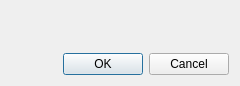
<?xml version="1.0" encoding="UTF-8"?>
<ui version="4.0">
 <class>GridRelatedCellConditionPropertyDialog</class>
 <widget class="QDialog" name="GridRelatedCellConditionPropertyDialog">
  <property name="geometry">
   <rect>
    <x>0</x>
    <y>0</y>
    <width>240</width>
    <height>86</height>
   </rect>
  </property>
  <property name="sizePolicy">
   <sizepolicy hsizetype="Maximum" vsizetype="Maximum">
    <horstretch>0</horstretch>
    <verstretch>0</verstretch>
   </sizepolicy>
  </property>
  <property name="windowTitle">
   <string>Dialog</string>
  </property>
  <layout class="QVBoxLayout" name="verticalLayout">
   <item>
    <widget class="ScalarsToColorsEditWidgetContainer" name="scalarsToColorsWidget" native="true"/>
   </item>
   <item>
    <widget class="TransparencyWidget" name="transparencyWidget" native="true"/>
   </item>
   <item>
    <spacer name="verticalSpacer">
     <property name="orientation">
      <enum>Qt::Vertical</enum>
     </property>
     <property name="sizeHint" stdset="0">
      <size>
       <width>20</width>
       <height>7</height>
      </size>
     </property>
    </spacer>
   </item>
   <item>
    <widget class="QDialogButtonBox" name="buttonBox">
     <property name="orientation">
      <enum>Qt::Horizontal</enum>
     </property>
     <property name="standardButtons">
      <set>QDialogButtonBox::Cancel|QDialogButtonBox::Ok</set>
     </property>
    </widget>
   </item>
  </layout>
 </widget>
 <customwidgets>
  <customwidget>
   <class>TransparencyWidget</class>
   <extends>QWidget</extends>
   <header>guibase/transparencywidget.h</header>
   <container>1</container>
  </customwidget>
  <customwidget>
   <class>ScalarsToColorsEditWidgetContainer</class>
   <extends>QWidget</extends>
   <header>scalarstocolors/scalarstocolorseditwidgetcontainer.h</header>
   <container>1</container>
  </customwidget>
 </customwidgets>
 <resources/>
 <connections>
  <connection>
   <sender>buttonBox</sender>
   <signal>accepted()</signal>
   <receiver>GridRelatedCellConditionPropertyDialog</receiver>
   <slot>accept()</slot>
   <hints>
    <hint type="sourcelabel">
     <x>214</x>
     <y>280</y>
    </hint>
    <hint type="destinationlabel">
     <x>157</x>
     <y>274</y>
    </hint>
   </hints>
  </connection>
  <connection>
   <sender>buttonBox</sender>
   <signal>rejected()</signal>
   <receiver>GridRelatedCellConditionPropertyDialog</receiver>
   <slot>reject()</slot>
   <hints>
    <hint type="sourcelabel">
     <x>214</x>
     <y>280</y>
    </hint>
    <hint type="destinationlabel">
     <x>286</x>
     <y>274</y>
    </hint>
   </hints>
  </connection>
 </connections>
 <slots>
  <slot>handleContourChange()</slot>
 </slots>
</ui>
